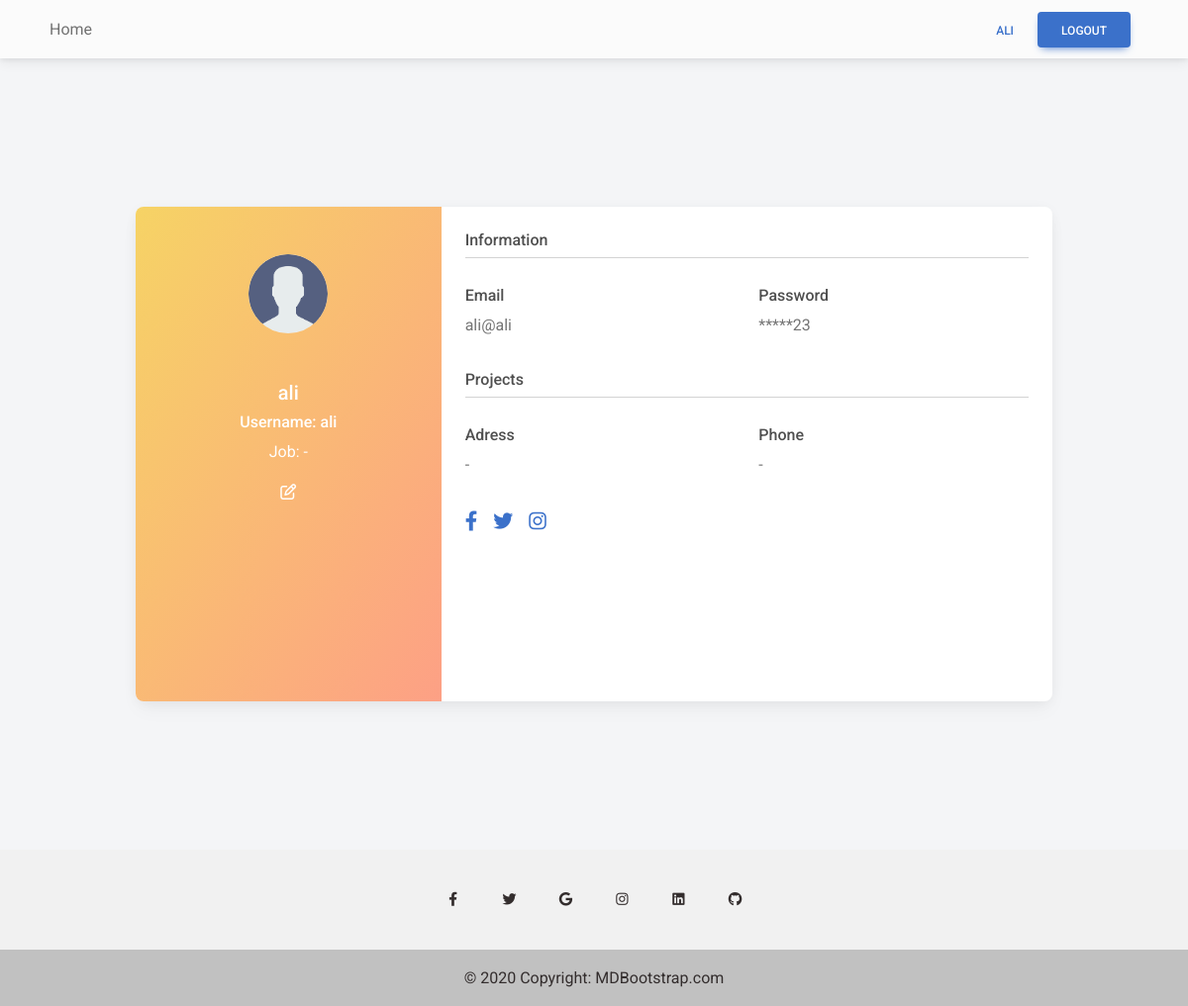
The app's page /profile/ (signed in) with its own data.
### appMy/models.py (models this page shows)
class UserInfo(models.Model):
    user=models.ForeignKey(User, verbose_name=("Kullanıcı"), on_delete=models.CASCADE)
    job=models.CharField(("İş"), max_length=50,default="-")
    image=models.FileField(("Profil Resmi"), upload_to=None, max_length=100, blank=True)
    tel=models.CharField(("Telefon"), max_length=50, default="-")
    password=models.CharField(("Şifre"), max_length=50)
    address=models.TextField(("Adres"),max_length=1500, default="-")

### appMy/views.py (the view, shortened to what this page needs)
# urls.py: path('profile/', profileUser, name="profileUser"),
def profileUser(request):
    user=User.objects.get(username=request.user)
    userinfo=UserInfo.objects.get(user=user)
    context={
        "userinfo":userinfo,
    }
    return render(request,'user/profile.html',context)

### appMy/templates/user/profile.html (shortened to what this page needs)
{% extends 'base.html' %}
{% load static %}
{% block body %}
<section class="vh-100" style="background-color: #f4f5f7;">
    <div class="container py-5 h-100">
      <div class="row d-flex justify-content-center align-items-center h-100">
        <div class="col col-lg-10 mb-4 mb-lg-0" style="height: 500px;">
          <div class="card mb-3 h-100" id="card1" style="border-radius: .5rem;">
            <div class="row g-0 h-100">
              <div class="col-md-4 gradient-custom text-center text-white bg-dark"
                style="border-top-left-radius: .5rem; border-bottom-left-radius: .5rem;">
                {% if userinfo.image  %}
                <img src="{{ userinfo.image.url }}" alt="Avatar" class="img-fluid my-5" style="width: 80px; border-radius: 50%; height:80px; object-fit:cover" />
                {% else %}
                <img src="{% static 'img/profil.png' %}"alt="Avatar" class="img-fluid my-5" style="width: 80px; border-radius: 50%; height:80px; object-fit:cover" />
                {% endif %}
                <h5>{{  userinfo.user.get_full_name }}</h5>
                <h6>Username: {{  userinfo.user.username }}</h6>
                <p>Job: {{ userinfo.job }}</p>
                <i class="far fa-edit mb-5" onclick="changeProfil()"></i>
              </div>
              <div class="col-md-8">
                <div class="card-body p-4">
                  <h6>Information</h6>
                  <hr class="mt-0 mb-4">
                  <div class="row pt-1">
                    <div class="col-6 mb-3">
                      <h6>Email</h6>
                      <p class="text-muted">{{ userinfo.user.email }}</p>
                    </div>
                    <div class="col-6 mb-3">
                      <h6>Password</h6>
                      <p class="text-muted">*****{{ userinfo.password|slice:"-2:" }}</p>
                    </div>
                  </div>
                  <h6>Projects</h6>
                  <hr class="mt-0 mb-4">
                  <div class="row pt-1">
                    <div class="col-6 mb-3">
                      <h6>Adress</h6>
                      <p class="text-muted">{{ userinfo.address }}</p>
                    </div>
                    <div class="col-6 mb-3">
                      <h6>Phone</h6>
                      <p class="text-muted">{{ userinfo.tel }}</p>
                    </div>
                  </div>
                  <div class="d-flex justify-content-start">
                    <a href="#!"><i class="fab fa-facebook-f fa-lg me-3"></i></a>
                    <a href="#!"><i class="fab fa-twitter fa-lg me-3"></i></a>
                    <a href="#!"><i class="fab fa-instagram fa-lg"></i></a>
                  </div>
                </div>
              </div>
            </div>
          </div>
        </div>
      </div>
    </div>
  </section>
{% endblock body %}

### appMy/templates/part/_header.html (shortened to what this page needs)
<nav class="navbar navbar-expand-lg navbar-light bg-light">
    <div class="container">
      <div class="collapse navbar-collapse" id="navbarButtonsExample">
        <ul class="navbar-nav me-auto mb-2 mb-lg-0">
          <li class="nav-item">
            <a class="nav-link" href="/">Home</a>
          </li>
        </ul>
        <div class="d-flex align-items-center">
          {% if request.user.is_authenticated %}
          <a href="{% url 'profileUser' %}" type="button" class="btn btn-link px-3 me-2">
            {{ request.user }}
          </a>
          <a href="{% url 'logoutUser' %}" type="button" class="btn btn-primary me-3">
            Logout
          </a>
          {% endif %}
        </div>
      </div>
    </div>
  </nav>

### appMy/templates/user/profile.html (style rules this page uses)
.gradient-custom { background: #f6d365; background: -webkit-linear-gradient(to right bottom, rgba(246, 211, 101, 1), rgba(253, 160, 133, 1)); background: linear-gradient(to right bottom, rgba(246, 211, 101, 1), rgba(253, 160, 133, 1)) }

### records on screen
UserInfo: user.get_full_name "ali", user.username "ali", job "-", user.email "ali@ali", password "23", address "-", tel "-"

### other values on screen
{{ request.user }} "ALI"
